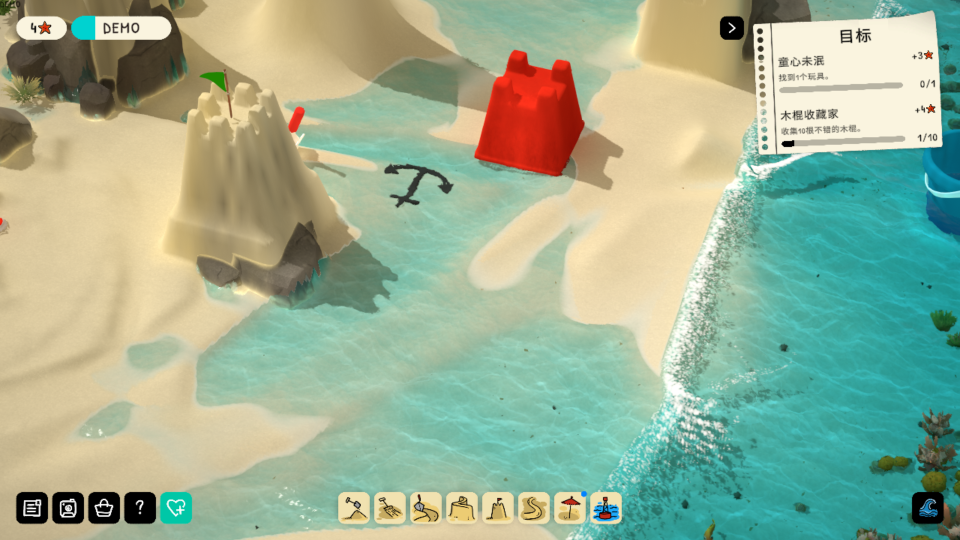
#> input picture tests/fixtures/visual_water_alignment/test35-frame20641_replayed_0.png, 1920 x 1080 px, found by its file name (shown at 1/2 size); the run also reads 1 picture not shown here
$ python measure_reference_roi.py
#> lines starting #> are read from the running program, lines starting #| are printed output that depends on the picture
"""Measure fixed local image features for the W07 visual target board.

This is diagnostic image evidence, not an automatic visual PASS decision.
ROIs are 0-based [left, top, right, bottom] pixels in each saved PNG.
"""
import json
from pathlib import Path

import numpy as np
from PIL import Image

ROOT = Path(r"D:/godot/project/sandcastle")
REF = ROOT / "tests/fixtures/visual_water_alignment"
PROTO = ROOT / "tests/fixtures/visual_water_alignment/reference_prototype_20261007"
OUT = ROOT / "test_output/sandcastle_water_render_alignment/验收/W07_roi_metrics.json"
CASES = {
    "test35": (REF / "test35-frame20641_replayed_0.png", {
        "shallow": (720, 620, 1080, 860), "deep": (1660, 510, 1810, 770)}),
    "test1": (REF / "test1_replayed_0.png", {
        "shallow": (750, 575, 980, 730), "deep": (1500, 570, 1710, 770)}),
    "reference_fixed_initial": (PROTO / "wr_w07_reference_input_20261007_water_oblique.png", {
        "shallow": (600, 465, 780, 635), "deep": (125, 380, 340, 550)}),
    "reference_coupled_initial": (PROTO / "wr_w07_reference_input_20261007_coupled_oblique.png", {
        "shallow": (600, 465, 780, 635), "deep": (125, 380, 340, 550)}),
}
WEIGHTS = np.array([0.2126, 0.7152, 0.0722])
report = {"method": "median 8-bit sRGB luma proxy with Rec.709 weights; no linearization; descriptive only",
          "cases": {}}
for name, (path, rois) in CASES.items():
    image = np.asarray(Image.open(path).convert("RGB"), dtype=np.float64)
    case = {"path": str(path), "size": [int(image.shape[1]), int(image.shape[0])], "rois": {}}
    for key, (left, top, right, bottom) in rois.items():
        region = image[top:bottom, left:right]
        case["rois"][key] = {"xyxy": [left, top, right, bottom],
                              "median_rgb": np.median(region.reshape(-1, 3), axis=0).tolist(),
                              "median_luma_proxy": float(np.median(region @ WEIGHTS))}
#> this loop made 2 passes
#> pass 1, `region = image[top:bottom, left:right]`:
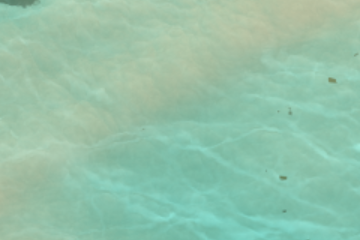
#> region: shape (240, 360, 3) float64; mean R, G, B 148.1, 194.6, 169.7
#> pass 2, `region = image[top:bottom, left:right]`:
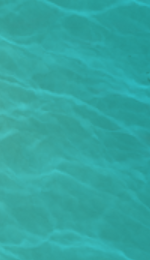
#> region: shape (260, 150, 3) float64; mean R, G, B 50.7, 165.2, 159.6
#> after the loop, case = 3 items
    case["deep_to_shallow_median_luma"] = (case["rois"]["deep"]["median_luma_proxy"] /
                                            case["rois"]["shallow"]["median_luma_proxy"])
    report["cases"][name] = case
#> pass 2 of the loop `for name, (path, rois) in CASES.items():`:
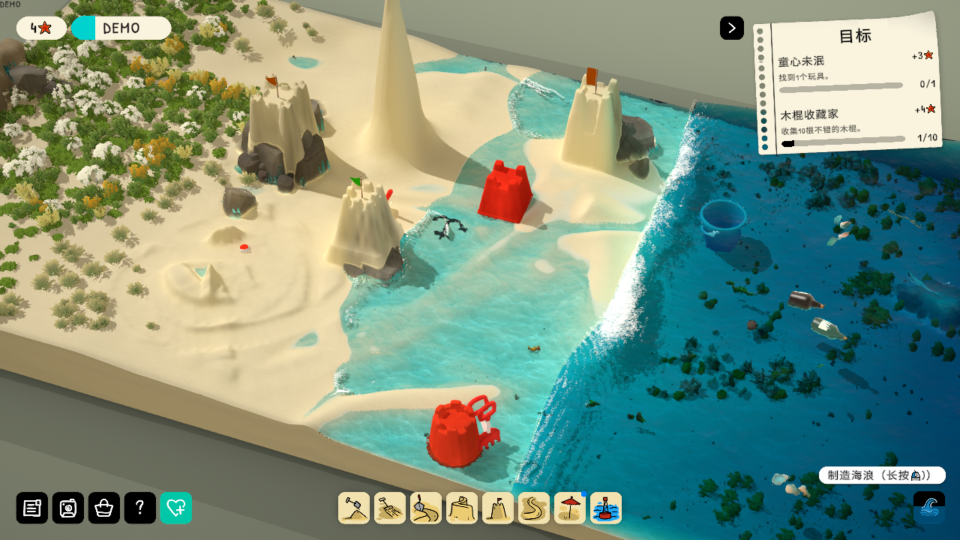
#> input picture tests/fixtures/visual_water_alignment/test1_replayed_0.png, 1920 x 1080 px, found by its file name (shown at 1/2 size)
#> the loop `for key, (left, top, right, bottom) in rois.items():` made 2 passes
#> pass 1, `region = image[top:bottom, left:right]`:
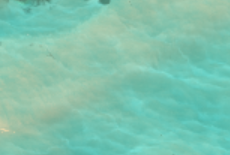
#> region: shape (155, 230, 3) float64; mean R, G, B 127.1, 195.6, 174.1
#> pass 2, `region = image[top:bottom, left:right]`:
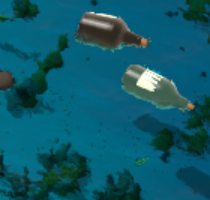
#> region: shape (200, 210, 3) float64; mean R, G, B 13.2, 88.8, 105
#> pass 3 of the loop `for name, (path, rois) in CASES.items():`:
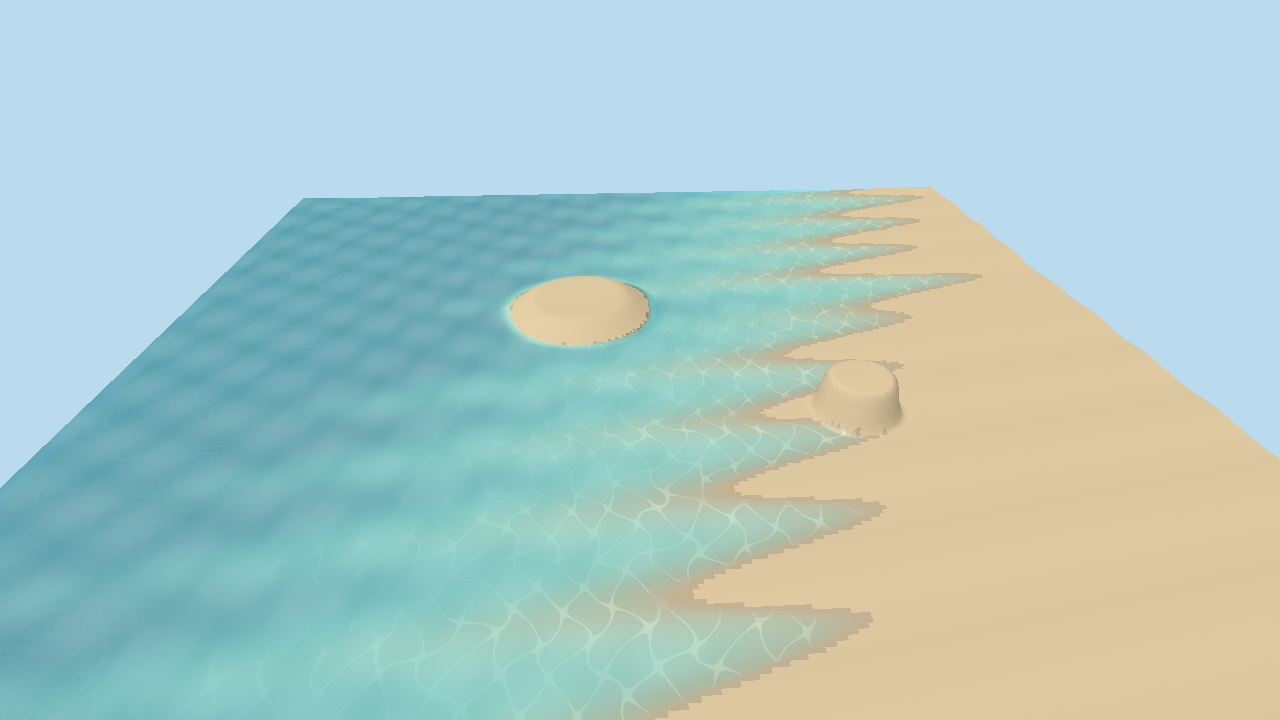
#> input picture tests/fixtures/visual_water_alignment/reference_prototype_20261007/wr_w07_reference_input_20261007_water_oblique.png, 1280 x 720 px, found by its file name
#> image: shape (720, 1280, 3) float64
#> the loop `for key, (left, top, right, bottom) in rois.items():` made 2 passes
#> pass 1, `region = image[top:bottom, left:right]`:
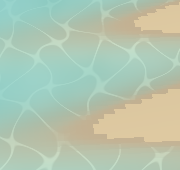
#> region: shape (170, 180, 3) float64; mean R, G, B 179.5, 198.2, 176.5
#> pass 2, `region = image[top:bottom, left:right]`:
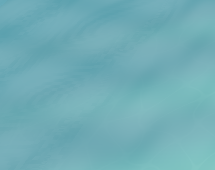
#> region: shape (170, 215, 3) float64; mean R, G, B 113.5, 173.9, 182.9
#> the loop made 4 passes; the first 3 are shown

test1 = np.asarray(Image.open(REF / "test1_replayed_0.png").convert("RGB"), dtype=np.float64)
line = test1[600, 1180:1290] @ WEIGHTS
#> line = 110 values, max 255 at index 45, min 80.87 at index 104, mean 215.7
bright = line > 230.0
runs = []
start = None
for index, value in enumerate(bright):
    if value and start is None:
        start = index
    elif not value and start is not None:
        runs.append([1180 + start, 1180 + index, index - start])
        start = None
#> this loop made 110 passes
#> (value, start) on pass 12: (True, 11)
#> value on passes 1 to 6: False, False, False, False, False, False
#> after the loop, runs = [[1191, 1265, 74]]
if start is not None:
    runs.append([1180 + start, 1290, len(bright) - start])
report["test1_wave_line"] = {"y": 600, "x_range": [1180, 1290], "bright_luma_threshold": 230,
                             "bright_runs_xy_width": runs}
OUT.write_text(json.dumps(report, indent=2, ensure_ascii=False), encoding="utf-8")
